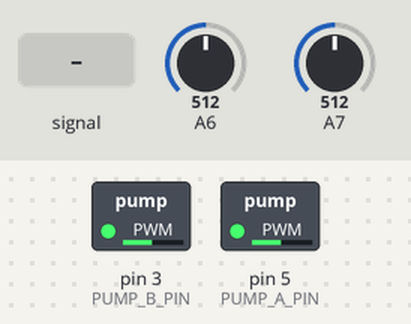
This sketch was run on a simulated Arduino Nano, built with avr-gcc and run on an emulated ATmega328P. Shown: switched loads named in the sketch (green lamp = pin HIGH). Inputs (shaded band) come from the test bench; at power-on: A7 = 512, A6 = 512. The local clock reads 2024-03-15 10:24:30 at power-on unless the sketch sets it; storage starts empty; what the sketch prints to the serial monitor is not drawn.

Above: at 1.2 s.
1.3 s: A6 fed a 2 Hz sine of ±306 counts around its level
At 1.54 s:
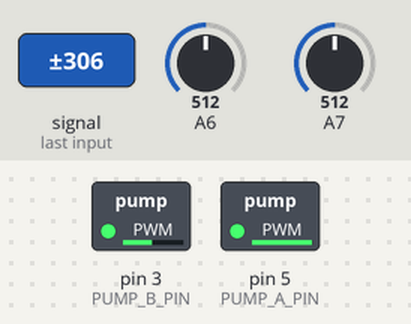
4.3 s: A7 set to 716
At 4.31 s:
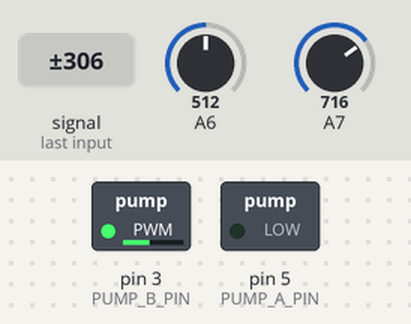
7.3 s: A7 set to 511
At 7.56 s:
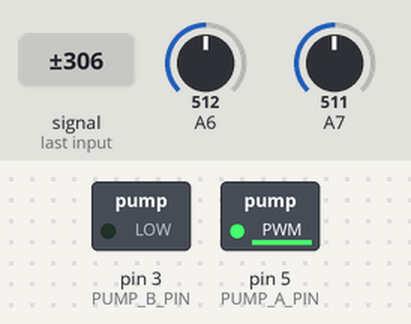
At 9.33 s:
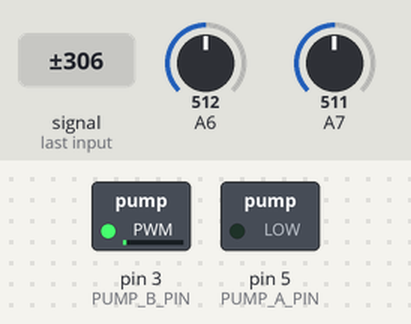
10.3 s: A7 set to 306
Timing chart, 0 to 10.4 s (numbered marks = the images above; inputs shaded):
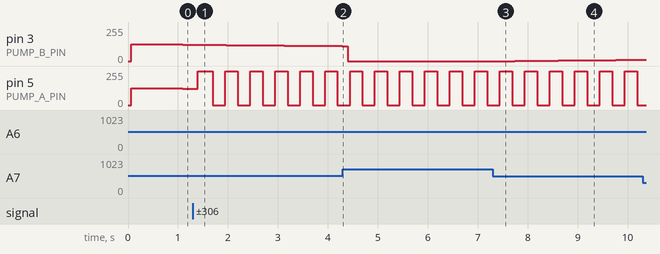

Measured:
- after the input at 7.3 s, pin 3 (PUMP_B_PIN): 0/255 → 1/255 after 0.44 s, → 2/255 0.29 s later, → 3/255 0.29 s later, → 4/255 0.29 s later
- by itself, pin 5 (PUMP_A_PIN): repeats every 0.50 s: 254/255 0.17 s, 0/255 0.25 s, 255/255 0.08 s

The sketch:

Test_Flowrate.ino
```cpp
#include <Wire.h>
#include "RTClib.h"
#include <SD.h>
#include <stdint.h>

#define PUMP_A_PIN 5 // 0.6LPM
#define PUMP_B_PIN 3 // 0.2LPM

//PumpA is high, PumpB is low
//Any variables that ends with a high means 0.6LPM
//Any variables that ends with a low  means 0.2LPM

//include real time clock in the future

//Change the defulat values base on the reading from the calibrator

float TARGET_FLOW_HIGH  = 0;
float TARGET_FLOW_LOW = 0;
float avgFlowhigh = 0;
float avgFlowlow = 0;
static uint32_t counter = 1;
int timecounter = 0;
int runningtime = 0;
int timeleft = 0;

RTC_DS3231 rtc;

String year, month, day, second, hour, minute;
File myFile;
String writeString;
const char * buffer = "HighFlowTest.txt";
const char * buffer1 = "LowFlowTest.txt";
void setup() {

  Serial.begin(9600);

  //RTC setup

  if (!rtc.begin()) {
    Serial.println("Can't fine RTC");
    while (1);
  }

  DateTime now = rtc.now(); // Catch the time on RTC for now
  DateTime PCTime = DateTime(__DATE__, __TIME__); // Catch the time on PC for now
  //Serial.println(PCTime.year());

  //If any discrepencies , update with the time on PC

  if (now.unixtime() < PCTime.unixtime() || now.unixtime() > PCTime.unixtime()) {
    rtc.adjust(DateTime(__DATE__, __TIME__));
    Serial.println(now.year());
  }
  Wire.begin();
  rtc.begin();


  //Pump setup

  pinMode(PUMP_A_PIN, OUTPUT);
  pinMode(PUMP_B_PIN, OUTPUT);

  //SD card setup
  if (SD.begin(10) == false) {
    Serial.println("It didn't initialized");
  }

  //Writes in The inital starting time (Tstart) to SD card
  year = String(now.year(), DEC);
  month = String(now.month(), DEC);
  day = String(now.day(), DEC);
  hour = String(now.hour(), DEC);
  minute = String(now.minute(), DEC);
  second = String(now.second(), DEC);
  String logHeader = year + "/" + month + "/" + day + " " + hour + ":" + minute + ":" + second;
  sdLog(buffer, "HighFlowRate_0.6: New Logging Session - " + logHeader);
  sdLog(buffer1, "LowFlowRate_0.2 : New Logging Session - " + logHeader);
  Serial.println(logHeader);


}

//Writes to pump A, takes a float from 0 to 1
void writePumpA(float p) {
  p = max(p, 0);
  p = min(1, p);
  uint8_t power = p * 255;
  analogWrite(PUMP_A_PIN, power);
}

//Writes to pump B, takes a float from 0 to 1
void writePumpB(float p) {
  p = max(p, 0);
  p = min(1, p);
  uint8_t power = p * 255;
  analogWrite(PUMP_B_PIN, power);
}

void Return_Low_Flow_Rate() {
  float curFlow = 0;
  uint16_t sensorvalue = 0;
  sensorvalue = analogRead(A7);
  float Vo = sensorvalue * (5.0 / 1023.0);
  curFlow = 0.75 * (((Vo / 5) - 0.5) / 0.4);
  avgFlowlow += (curFlow - avgFlowlow) / 32;
}

void Return_High_Flow_Rate() {
  float curFlow = 0;
  uint16_t sensorvalue = 0;
  sensorvalue = analogRead(A6);
  float Vo = sensorvalue * (5.0 / 1023.0);
  curFlow = 0.75 * (((Vo / 5) - 0.5) / 0.4);
  avgFlowhigh += (curFlow - avgFlowhigh) / 32;
}

//Writes into SD card
void sdLog(const char * fileName, String stringToWrite) {
  File myFile = SD.open(fileName, FILE_WRITE);
  // if the file opened okay, write to it:
  if (myFile) {
    Serial.print("Writing to ");
    Serial.print(fileName);
    Serial.print("...");
    myFile.println(stringToWrite);
    // close the file:
    myFile.close();
    Serial.println("done.");
  } else {
    // if the file didn't open, print an error:
    Serial.print("error opening ");
    Serial.println(fileName);
  }
}

void loop(){
  static uint16_t i = 0;
  static float pwmhigh = 0.5; // For 0.6 LPM
  static float pwmlow = 0.5; // For 0.2 LPM
  //The reason to set pwmhigh and pwmlow is to start with a initial value for the feedback loop to either add up the error or subtract the error, reaching the desire power output -> desire flowrate.
  Return_High_Flow_Rate();
  Return_Low_Flow_Rate();

  if (millis()  >= 0)
  {
    float errorHigh = TARGET_FLOW_HIGH - avgFlowhigh;
    float errorLow = TARGET_FLOW_LOW - avgFlowlow;
    pwmhigh = max(pwmhigh, 0); // For pwmhigh < 0
    pwmhigh = min(1, pwmhigh); // For pwmhigh > 1
    pwmlow = max(pwmlow, 0); // For pwmhigh < 0
    pwmlow = min(1, pwmlow); // For pwmhigh > 1
    pwmhigh += errorHigh / 100;
    pwmlow += errorLow / 100;
    // 100 is a time constant that tells us how precise do we want to get to the desire flow rate/ power output.
    writePumpA(pwmhigh);
    writePumpB(pwmlow);
  }

  //Every 5 seconds log the data into SD card , "Time + Flowrate + Counter" for desire time,

  if(millis() % 5000 == 0 && avgFlowlow >= 0.1 && avgFlowhigh >= 0.1) {
    DateTime now = rtc.now();
    year = String(now.year(), DEC);
    //Convert from Now.year() long to Decimal String object
    month = String(now.month(), DEC);
    day = String(now.day(), DEC);
    hour = String(now.hour(), DEC);
    minute = String(now.minute(), DEC);
    second = String(now.second(), DEC);
    writeString = year + "/" + month + "/" + day + " " + hour + ":" + minute + ":" + second + " ";
    sdLog(buffer1, writeString + avgFlowlow + " " + counter);
    sdLog(buffer, writeString + avgFlowhigh + " " + counter);
    Serial.println(writeString);
    counter ++;
  }

  if(millis() > 60000 && millis() <= 65000){
   writePumpA(0);
   writePumpB(0);
   }
   if(millis() > 65000 && millis() <= 125000){
   TARGET_FLOW_HIGH = 0.1;
   TARGET_FLOW_LOW = 0.1;
   }
   if(millis() > 125000 && millis() <= 130000){
   writePumpA(0);
   writePumpB(0);
   }
   if(millis() > 130000 && millis() <= 190000){
   TARGET_FLOW_HIGH = 0.2;
   TARGET_FLOW_LOW = 0.2;
   }
   if(millis() > 190000 && millis() <= 195000){
   writePumpA(0);
   writePumpB(0);
   }
   if(millis() > 195000 && millis() <= 255000){
   TARGET_FLOW_HIGH = 0.3;
   TARGET_FLOW_LOW = 0.3;
   }
   if(millis() > 255000 && millis() <= 260000){
    writePumpA(0);
    writePumpB(0);
   }
   if(millis() > 260000 && millis() <= 320000){
   TARGET_FLOW_HIGH = 0.4;
   TARGET_FLOW_LOW = 0.4;
   }
   if(millis() > 320000 && millis() <= 325000){
   writePumpA(0);
   writePumpB(0);
   }
   if(millis() > 325000 && millis() <= 385000){
   TARGET_FLOW_HIGH = 0.5;
   TARGET_FLOW_LOW = 0.5;
   }
   if(millis() > 385000 && millis() <= 390000){
   writePumpA(0);
   writePumpB(0);
   }
   if(millis() > 390000 && millis() <= 450000){
   TARGET_FLOW_HIGH = 0.6;
   TARGET_FLOW_LOW = 0.6;
   }
   if(millis() > 450000 && millis() <= 510000){
   writePumpA(0);
   writePumpB(0);
   }
   if(millis() > 510000 && millis() <= 570000){
   TARGET_FLOW_HIGH = 0.7;
   TARGET_FLOW_LOW = 0.7;
   }
   if(millis() > 570000){
   writePumpA(0);
   writePumpB(0);
   }

}
```
